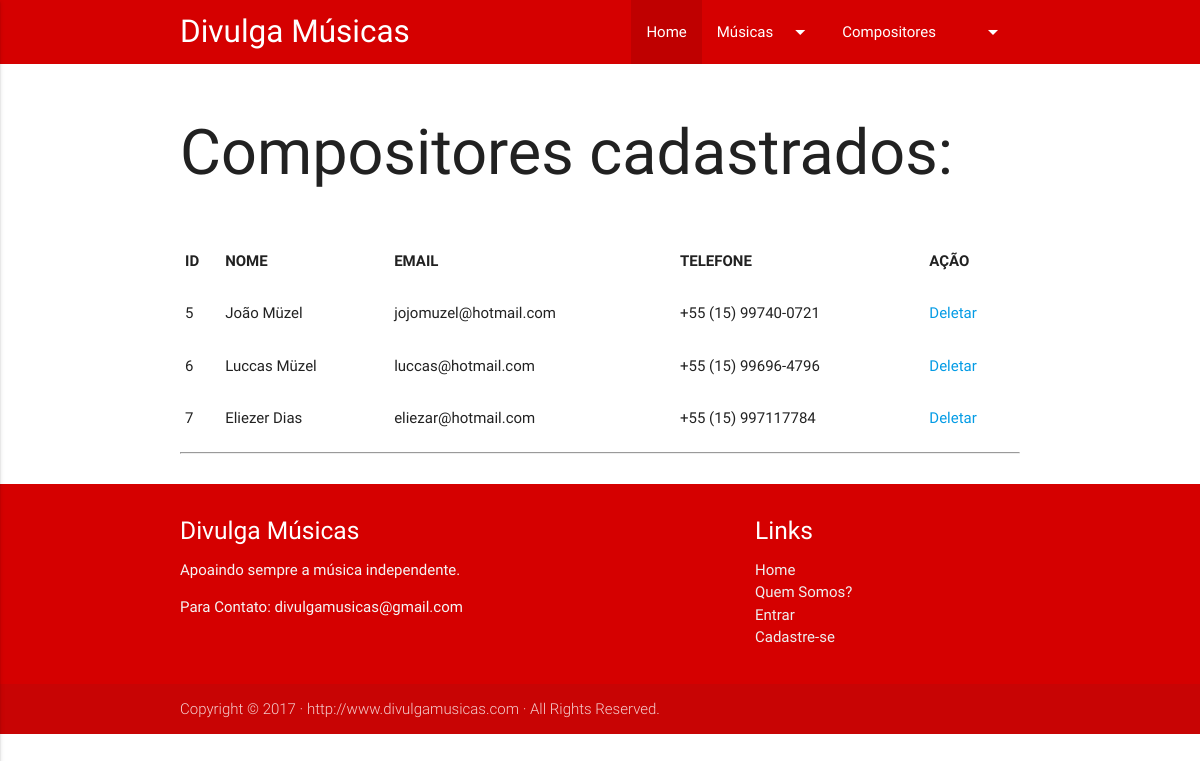
Screenshot of /ListarCompositores.php with the database file from the repository.
### tables this page shows
CREATE TABLE IF NOT EXISTS `compositores` (
  `id` int(11) NOT NULL AUTO_INCREMENT,
  `nome` varchar(60) NOT NULL,
  `email` varchar(50) NOT NULL,
  `senha` varchar(50) NOT NULL,
  `telefone` varchar(50) NOT NULL,
  `nivel` int(2) NOT NULL,
  PRIMARY KEY (`id`)
);

### php/Compositor.php (the view, shortened to what this page needs)
<?php
class Compositor{
    public function conectar(){
    return new PDO ("mysql:host=localhost; dbname=tcc", "root", "");
}
    public function listar (){
    $con = $this->conectar();
    $sql = "select * from compositores";
    $dados = $con->query($sql);
    if($dados->rowCount() == 0){
    echo "<h1>Não há usuários cadastrados</h1>";
    }else{
    $tabela  ="<table border=\"1\">
    <tr>
        <th>ID</th>
        <th>NOME</th>
        <th>EMAIL</th>
        <th>TELEFONE</th>
        <th>AÇÃO</th>
    </tr>";
    while($c = $dados->fetch(PDO::FETCH_OBJ)){
    $tabela .="<tr>
    <td>$c->id</td>
    <td>$c->nome</td>
    <td>$c->email</td>
    <td>$c->telefone</td>
    <td><a href=\"php/Sistema_excluir.php?id=$c->id&op=exc&tipo=compositor\" onClick=\"return confirm('Deseja mesmo excluir esse compositor?')\">Deletar</a></td>
    </tr>";
    }
    $tabela .= "</table>";
    echo $tabela;
    }
}
}
?>

### rows the page displays
compositores: id "5", nome "João Müzel", email "jojomuzel@hotmail.com", telefone "+55 (15) 99740-0721"
compositores: id "6", nome "Luccas Müzel", email "luccas@hotmail.com", telefone "+55 (15) 99696-4796"
compositores: id "7", nome "Eliezer Dias", email "eliezar@hotmail.com", telefone "+55 (15) 997117784"
